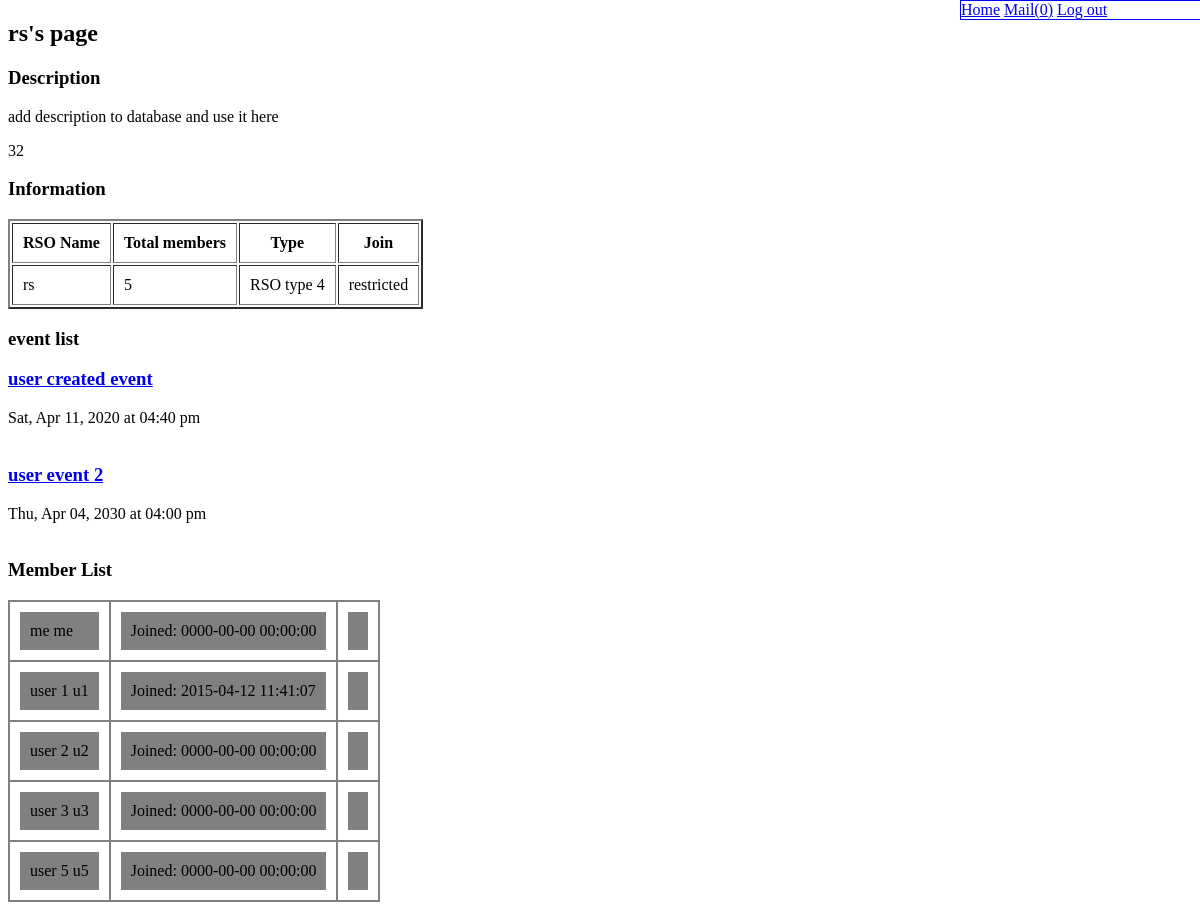
The page /rso_page.php?rso=1 on the database its author committed.
### tables this page shows
CREATE TABLE IF NOT EXISTS `rso` (
`rid` int(11) NOT NULL,
  `name` varchar(255) DEFAULT NULL,
  `description` varchar(10000) DEFAULT NULL,
  `joinable` bit(1) NOT NULL,
  `rtid` int(11) DEFAULT NULL
);

CREATE TABLE IF NOT EXISTS `rso_type` (
`rtid` int(11) NOT NULL,
  `type` varchar(30) DEFAULT NULL
);

CREATE TABLE IF NOT EXISTS `rso_event_list` (
  `rid` int(11) NOT NULL DEFAULT '0',
  `eid` int(11) NOT NULL DEFAULT '0'
);

CREATE TABLE IF NOT EXISTS `event` (
`eid` int(11) NOT NULL,
  `owner` varchar(255) NOT NULL,
  `name` varchar(500) NOT NULL,
  `rating` int(11) DEFAULT NULL,
  `date` date DEFAULT NULL,
  `approval` bit(1) DEFAULT NULL,
  `description` varchar(10000) DEFAULT NULL,
  `time` time DEFAULT NULL,
  `aid` int(11) DEFAULT NULL,
  `contact_phone` varchar(12) DEFAULT NULL,
  `contact_email` varchar(255) DEFAULT NULL,
  `ecid` int(11) DEFAULT NULL,
  `evid` int(11) DEFAULT NULL
);

CREATE TABLE IF NOT EXISTS `userlist` (
  `first_name` varchar(255) DEFAULT NULL,
  `last_name` varchar(255) DEFAULT NULL,
  `email` varchar(255) NOT NULL DEFAULT '',
  `phone_number` varchar(12) DEFAULT NULL,
  `password` varchar(255) NOT NULL
);

### db/security.php (called while the page is built)
<?php
function escape($string) {
	return htmlentities(trim($string), ENT_QUOTES, 'UTF-8');
}

### rso_page.php (the view, shortened to what this page needs)
<?php
require 'db/connect.php';
require 'db/security.php';
require 'mysql_functions.php';
if(!empty($_COOKIE)){
	$email = trim($_COOKIE['user']);
} else {
	echo 'session timed out';
	header("Location:index.php?result=time_out");
	die();
}
if(!empty($_GET)){
	if(empty($rid)){
		$rid = trim($_GET['rso']);
	}
	$rso = getRSO($rid, $db);
	$temp = $db->query("SELECT rso.name AS name, rso.description as description, rso_type.type as type, rso.joinable as joinable
		FROM rso, rso_type
		WHERE (rso.rid) = '" . $rid . "'
			&& (rso_type.rtid) = (rso.rtid)");
	$rso = $temp->fetch_assoc();
	$temp = $db->query("SELECT r.admin AS admin FROM rso_member_list AS r
		WHERE (r.rid) = '" . $rid . "'
		&& (r.email) = '" . $email . "'");
	$rso_member = $temp->fetch_assoc();
	$temp = $db->query("SELECT u.email as email, CONCAT_WS(' ', u.first_name, u.last_name) as name, r.created as created, r.admin as admin FROM rso_member_list AS r, userlist AS u
		WHERE (r.rid) = '" . $rid . "'
		&& (u.email) = (r.email) && (r.admin) IS NOT NULL
		GROUP BY (u.last_name)");
	$rso_member_list = $temp->fetch_all(MYSQLI_ASSOC);
	$temp = $db->query("SELECT * FROM rso_event_list
	LEFT JOIN event ON rso_event_list.eid = event.eid
	WHERE rso_event_list.rid = '" . $rid . "'");
} else {
	echo 'no such rso exists';
	header("Location:index.php?result=no_rso");
	die();
}
?>
<!doctype html PUBLIC "-//W3C//DTD XHTML 1.0 Transitional//EN"
"http://www.w3.org/TR/xhtml1/DTD/xhtml1-transitional.dtd">
<html>
<head>
	<?php createUserPanel($db, $email); ?>
	<link rel="stylesheet" type="text/css" href="pagestyle.css">
</head>
<body>
<h2><?php echo $rso['name']; ?>'s page</h2>
<h3>Description</h3>
<p> add description to database and use it here </p>
<p> <?php echo escape($rso['description']); ?></p>
<h3>Information</h3>
	<?php
		if(!count($rso)) {
			echo 'No records';
		} else {
	?>
	<table border="2" cellpadding="10">
		<thead>
			<tr>
				<th>RSO Name</th>
				<th>Total members</th>
				<th>Type</th>
				<th>Join</th>
			</tr>
		<thead>
		<tbody>
			<?php
					$temp = $db->query("SELECT * FROM rso_member_list WHERE (rid) = '" . $rid . "'");
					$temp2 = $temp->fetch_all(MYSQLI_ASSOC);
			?>
			<tr>
				<td><?php echo escape($rso['name']); ?></td>
				<td><?php echo count($temp2); ?></td>
				<td><?php echo escape($rso['type']); ?></td>
				<td><?php
				if(empty($rso_member)) {
					if($rso['joinable']){
						?>
						<form action="?rso=<?php echo escape($rid); ?>&join=1" method="POST">
							<input type="submit" value="Join" name="submit">
						</form></td>
						<?php
					} else {
						echo 'restricted';
					}
				} else {
					?>
					<form action="?rso=<?php echo escape($rid); ?>&leave=1" method="POST">
						<input type="submit" value="Leave" name="submit">
					</form></td>
					<?php
				}
				?>
			</tr>
		</tbody>
	</table>
	<?php
		}
	?>
<h3>event list</h3>
	<?php
		printEventList2($rid, NULL, $db);
	?>
<h3>Member List</h3>
	<?php
		if(!count($rso_member_list)){
			echo 'No members';
		} else {
			?>
	<table bgcolor="grey" cellpadding="10">
		<tbody>
		<?php
			foreach($rso_member_list as $r){
				?>
				<tr>
				<td id="greyrow"><?php echo escape($r['name']); ?></td>
				<td id="greyrow">Joined: <?php echo escape($r['created']); ?></td>
				<td id="greyrow"><?php if($r['admin']){ ?>
					Group owner</td>
				<?php } else {
					?>
				</tr>
		<?php
				}
			}
		}
		?>
</body>
</html>

### mysql_functions.php (shortened to what this page needs)
<?php
function createUserPanel($db, $email){
	$temp = $db->query("SELECT mid FROM mail_list WHERE to_user = '" . $email . "'");
	$temp2 = $temp->fetch_all(MYSQLI_ASSOC);
	$inbox = count($temp2);
	?>
	<div id="user_panel">
		<?php if($email != 1){ ?>
			<a href="mainpage.php">Home</a>
			<a href="mailbox.php">Mail(<?php echo escape($inbox); ?>)</a>
			<a href="index.php?result=logout">Log out</a>
		<?php } else { ?>
			<a href="index.php">Log in</a>
		<?php } ?>
	</div>
<?php
}
function printEventList($event){
	foreach($event as $e){
		$datetime = DateTime::createFromFormat("Y-m-d H:i:s", "" . $e['date'] . " " . $e['time'] . "");
		$date_con = $datetime->format("D, M d, Y");
		$time_con = $datetime->format("h:i a");
		?>
		<div id="event_block">
			<h3><a href="event.php?event=<?php echo escape($e['eid']); ?>"><?php echo escape($e['name']); ?></h3></a>
			<?php echo escape($date_con); ?> at <?php echo escape($time_con); ?> <br><br>
		</div>
		<?php
	}
}
function printEventList2($rid, $uid, $db){
	if($rid == NULL){
		$temp = $db->query(
		"SELECT * FROM university_event_list
		LEFT JOIN event ON university_event_list.eid = event.eid
		WHERE (university_event_list.uid) = '" . $uid . "' && (event.evid) != 2
		UNION
		SELECT * FROM rso_event_list
		LEFT JOIN event ON rso_event_list.eid = event.eid
		WHERE (event.evid) != 2 && EXISTS (
			SELECT * FROM university_rso_link
			WHERE (uid) = '" . $uid . "' && (rid) = (rso_event_list.rid))
		");
	} else if ($uid == NULL){
		$temp = $db->query(
		"SELECT * FROM rso_event_list
		LEFT JOIN event ON rso_event_list.eid = event.eid
		WHERE (rso_event_list.rid) = '" . $rid . "' && (event.evid) != 3
		UNION
		SELECT * FROM rso_event_list
		LEFT JOIN event ON rso_event_list.eid = event.eid
		WHERE (rso_event_list.rid) = '" . $rid . "' && (event.evid) != 3
			&& (SELECT COUNT(rid) from rso_member_list where (rid) = '" . $rid . "') > 4
		UNION
		SELECT * FROM university_event_list
		LEFT JOIN event ON university_event_list.eid = event.eid
		WHERE (event.evid) != 3 && EXISTS (
			SELECT * FROM university_rso_link
			WHERE (rid) = '" . $rid . "' && (uid) = (university_event_list.uid))
		ORDER BY date ASC, time ASC
		");
	}
	$event = $temp->fetch_all(MYSQLI_ASSOC);
	printEventList($event);
}
?>

### pagestyle.css (style rules this page uses)
#greyrow { border: 10px white solid; }
#user_panel { border: 1px solid blue; position: absolute; top: 0px; width: 20%; left: 80%; }

### rows shown on the page
rso: name "rs", description "32", rtid.type "RSO type 4"
rso_event_list: eid.name "user created event", eid.time "Sat, Apr 11, 2020", eid.time "04:40 pm"
rso_event_list: eid.name "user event 2", eid.time "Thu, Apr 04, 2030", eid.time "04:00 pm"
userlist: name "me me", created "0000-00-00 00:00:00"
userlist: name "user 1 u1", created "2015-04-12 11:41:07"
userlist: name "user 2 u2", created "0000-00-00 00:00:00"
userlist: name "user 3 u3", created "0000-00-00 00:00:00"
userlist: name "user 5 u5", created "0000-00-00 00:00:00"

### other values the page prints
$inbox "0"
count($temp2) "5"
